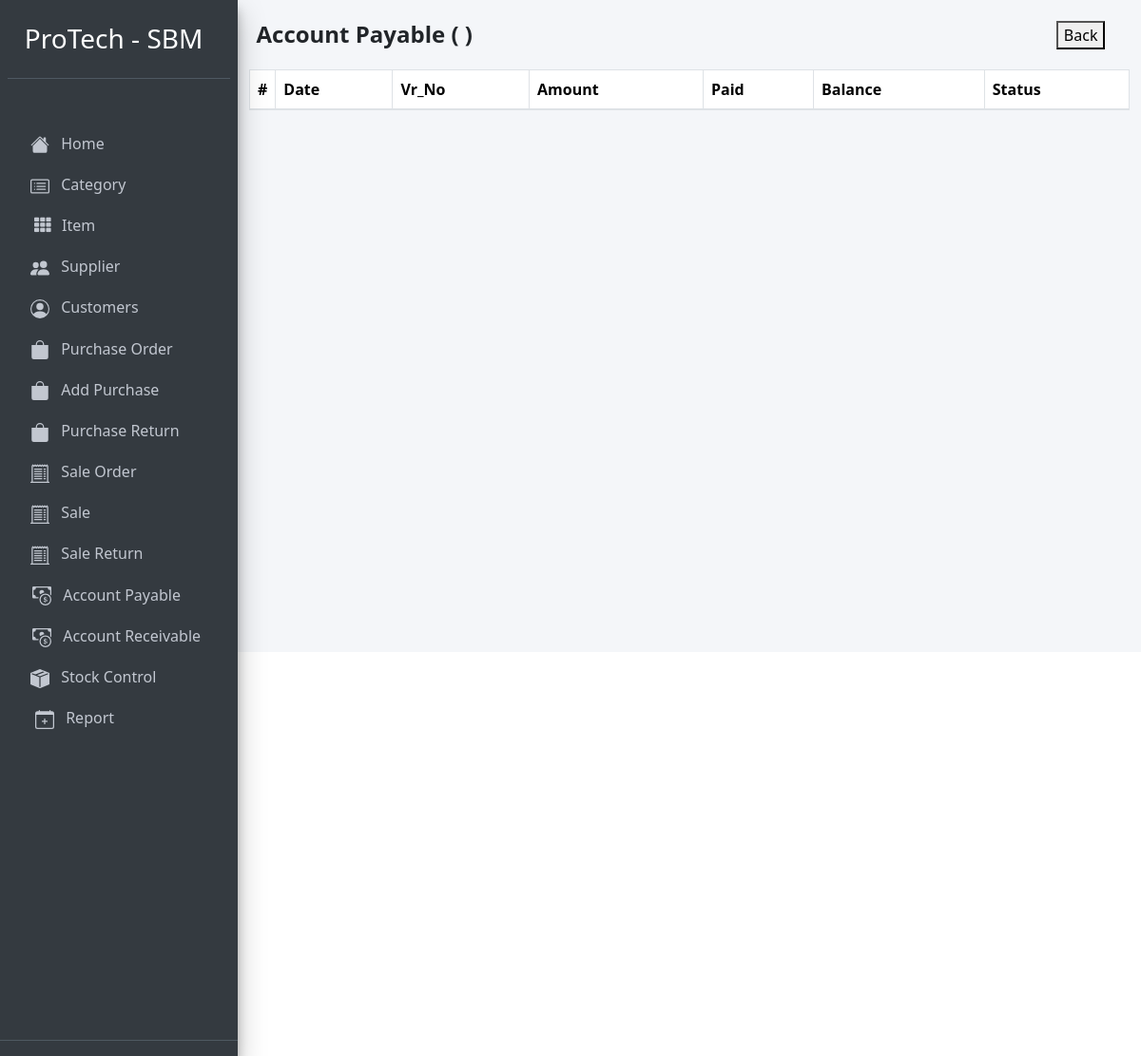
Before: /account_payable_detail.php?supplier_id=4004 with the older database file.
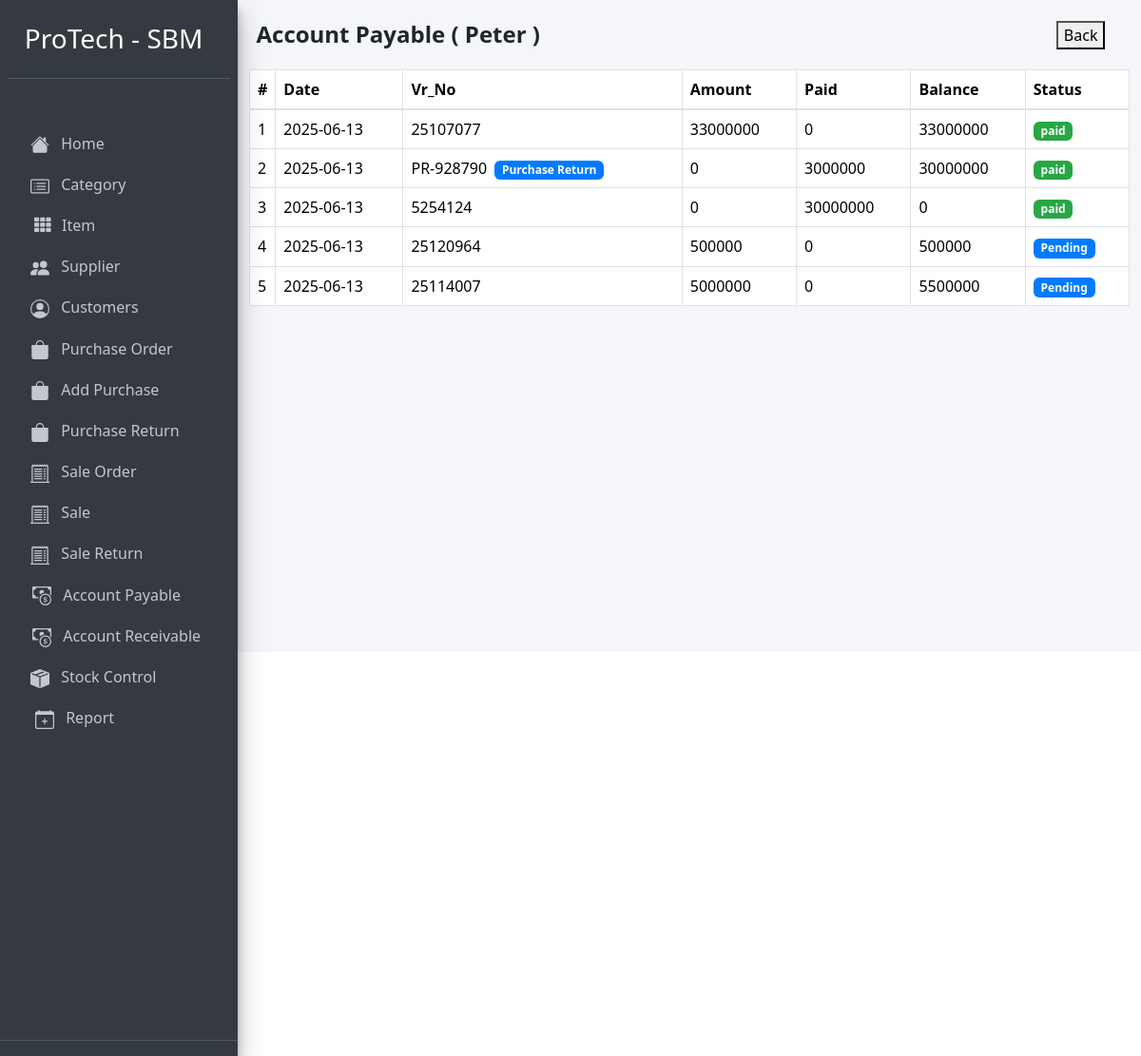
After: the same page with the newer database file.
### tables this page shows
CREATE TABLE `supplier` (
  `id` int(11) NOT NULL,
  `supplier_id` int(11) NOT NULL,
  `supplier_name` varchar(255) NOT NULL,
  `supplier_phone` int(11) NOT NULL,
  `supplier_address` varchar(255) NOT NULL
);

CREATE TABLE `payable` (
  `id` int(11) NOT NULL,
  `date` date NOT NULL,
  `vr_no` varchar(255) NOT NULL,
  `supplier_id` varchar(255) NOT NULL,
  `amount` int(11) NOT NULL,
  `paid` int(11) NOT NULL,
  `balance` int(11) NOT NULL,
  `purchase_id` int(11) NOT NULL,
  `asc_id` int(11) NOT NULL,
  `group_id` int(11) NOT NULL,
  `status` varchar(20) NOT NULL
);

### account_payable_detail.php (the view, shortened to what this page needs)
<?php
require '../Config/config.php';
  ?>
  <?php include 'header.php'; ?>
<?php
    $supplier_id = $_GET['supplier_id'];
    $payaplestmt = $pdo->prepare("SELECT * FROM payable WHERE supplier_id='$supplier_id' ORDER BY asc_id");
    $payaplestmt->execute();
    $payapledata = $payaplestmt->fetchAll();
    $supplierIdstmt = $pdo->prepare("SELECT * FROM supplier WHERE supplier_id='$supplier_id'");
    $supplierIdstmt->execute();
    $supplierIdResult = $supplierIdstmt->fetch(PDO::FETCH_ASSOC);
 ?>
<div class="container">
  <div class="d-flex" style="margin-top:-17px;">
    <h4 class="col-11"><b>Account Payable ( <?php echo $supplierIdResult['supplier_name']; ?> )</b></h4>
    <a href="account_payable.php"><button class="">Back</button></a>
  </div>
  <div class="" style="margin-top:-10px;">
    <table class="table table-bordered mt-4 table-hover">
      <thead>
        <tr>
          <th style="width: 10px">#</th>
          <th>Date</th>
          <th>Vr_No</th>
          <th>Amount</th>
          <th>Paid</th>
          <th>Balance</th>
          <th>Status</th>
        </tr>
      </thead>
      <tbody>
        <?php
          if ($payapledata) {
            $id = 1;
            foreach ($payapledata as $value) {
         ?>
        <tr data-bs-toggle="modal" data-bs-target="#myModal<?php echo $value['id']; ?>">
          <td><?php echo $id; ?></td>
          <td><?php echo $value['date'];?></td>
          <td><?php if(str_contains($value['vr_no'], "PR")){ echo $value['vr_no']; ?><span class="badge badge-primary ms-2">Purchase Return</span><?php }else{ echo $value['vr_no']; } ?></td>
          <td><?php echo $value['amount'];?></td>
          <td><?php echo $value['paid'];?></td>
          <td><?php echo $value['balance'];?></td>
          <td><span class="badge <?php if($value['status'] == 'paid'){ echo "badge-success"; }else{ echo "badge-primary"; } ?>"><?php echo $value['status'];?></span></td>
        </tr>
        <?php
          $id++;
            }
          }
         ?>
      </tbody>
    </table>
  </div>
</div>

### header.php (shortened to what this page needs)
<!DOCTYPE html>
<html lang="en">
<head>
  <link href="bootstrap-4.0.0-dist/css/bootstrap.css" rel="stylesheet">
  <link rel="stylesheet" href="plugins/fontawesome-free/css/all.min.css">
  <link rel="stylesheet" href="dist/css/adminlte.min.css">
  <link href="https://cdn.jsdelivr.net/npm/bootstrap@5.3.3/dist/css/bootstrap.min.css" rel="stylesheet">
</head>
<body class="hold-transition sidebar-mini">
<div class="wrapper">
  <aside class="main-sidebar sidebar-dark-primary elevation-4">
    <div class="sidebar">
      <div class="user-panel mt-3 pb-3 mb-3 d-flex">
        <div class="image d-flex">
          <h3 style="color:white; margin-left:5px;" class="mt-2">ProTech - SBM</h3>
        </div>
        <div class="info">
        </div>
      </div>
      <nav class="mt-5">
        <ul class="nav nav-pills nav-sidebar flex-column" data-widget="treeview" role="menu" data-accordion="false">
              <li class="nav-item">
                 <a href="index.php" class="nav-link">
                 <p style="margin-left:8px;">
                   Home
                 </p>
               </a>
              </li>
              <li class="nav-item">
                 <a href="category.php" class="nav-link">
                 <p style="margin-left:8px;">
                   Category
                 </p>
               </a>
              </li>
            <li class="nav-item">
               <a href="item.php" class="nav-link">
                 <i class="nav-icon fas fa-th  ms-2"></i>
                 <p>
                   Item
                 </p>
               </a>
             </li>
             <li class="nav-item">
               <a href="supplier.php" class="nav-link">
                 <p style="margin-left:8px;">
                   Supplier
                 </p>
               </a>
             </li>
             <li class="nav-item">
               <a href="customer.php" class="nav-link">
                 <p style="margin-left:8px;">
                   Customers
                 </p>
               </a>
             </li>
              <li class="nav-item">
               <a href="purchase_order.php" class="nav-link">
                  <svg xmlns="http://www.w3.org/2000/svg" width="20" height="20" fill="currentColor" class="bi bi-bag-fill ms-2" viewBox="0 0 16 16">
                    <path d="M8 1a2.5 2.5 0 0 1 2.5 2.5V4h-5v-.5A2.5 2.5 0 0 1 8 1m3.5 3v-.5a3.5 3.5 0 1 0-7 0V4H1v10a2 2 0 0 0 2 2h10a2 2 0 0 0 2-2V4z"/>
                  </svg>
                 <p style="margin-left:8px;">
                  Purchase Order
                 </p>
               </a>
             </li>
             <li class="nav-item">
               <a href="purchase.php" class="nav-link">
                  <svg xmlns="http://www.w3.org/2000/svg" width="20" height="20" fill="currentColor" class="bi bi-bag-fill ms-2" viewBox="0 0 16 16">
                    <path d="M8 1a2.5 2.5 0 0 1 2.5 2.5V4h-5v-.5A2.5 2.5 0 0 1 8 1m3.5 3v-.5a3.5 3.5 0 1 0-7 0V4H1v10a2 2 0 0 0 2 2h10a2 2 0 0 0 2-2V4z"/>
                  </svg>
                 <p style="margin-left:8px;">
                  Add Purchase
                 </p>
               </a>
             </li>
              <li class="nav-item">
               <a href="purchase_return.php" class="nav-link">
                  <svg xmlns="http://www.w3.org/2000/svg" width="20" height="20" fill="currentColor" class="bi bi-bag-fill ms-2" viewBox="0 0 16 16">
                    <path d="M8 1a2.5 2.5 0 0 1 2.5 2.5V4h-5v-.5A2.5 2.5 0 0 1 8 1m3.5 3v-.5a3.5 3.5 0 1 0-7 0V4H1v10a2 2 0 0 0 2 2h10a2 2 0 0 0 2-2V4z"/>
                  </svg>
                 <p style="margin-left:8px;">
                  Purchase Return
                 </p>
               </a>
             </li>
              <li class="nav-item">
               <a href="sale.php" class="nav-link">
                 <p style="margin-left:8px;">
                   Sale Order
                 </p>
               </a>
             </li>
             <li class="nav-item">
               <a href="sale.php" class="nav-link">
                 <p style="margin-left:8px;">
                   Sale
                 </p>
               </a>
             </li>
             <li class="nav-item">
               <a href="sale.php" class="nav-link">
                 <p style="margin-left:8px;">
                   Sale Return
                 </p>
               </a>
             </li>
             <li class="nav-item">
               <a href="account_payable.php" class="nav-link">
                 <p style="margin-left:8px;">
                   Account Payable
                 </p>
               </a>
             </li>
             <li class="nav-item">
               <a href="account_receivable.php" class="nav-link">
                 <p style="margin-left:8px;">
                   Account Receivable
                 </p>
               </a>
             </li>
             <li class="nav-item">
               <a href="stock_control.php" class="nav-link">
                 <p style="margin-left:8px;">
                   Stock Control
                 </p>
               </a>
             </li>
             <li class="nav-item">
               <a href="chose_report.php" class="nav-link">
                 <p style="margin-left:8px;">
                  Report
                 </p>
               </a>
             </li>
        </ul>
      </nav>
    </div>
    <div class="user-panel pb-3 mb-3 d-flex" style="margin-top:300px;">
    </div>
  </aside>
  <div class="content-wrapper">
    <div class="content-header">
      <div class="container-fluid">
        <div class="row mb-2">
          <div class="col-sm-6">
          </div>
        </div>
      </div>
    </div>

Changed rows visible on the page:
added supplier: supplier_name "Peter"
added payable: date "2025-06-13", vr_no "25107077", amount "33000000", paid "0", balance "33000000", status "paid"
added payable: date "2025-06-13", vr_no "PR-928790", amount "0", paid "3000000", balance "30000000", status "paid"
added payable: date "2025-06-13", vr_no "5254124", amount "0", paid "30000000", balance "0", status "paid"
added payable: date "2025-06-13", vr_no "25120964", amount "500000", paid "0", balance "500000", status "Pending"
added payable: date "2025-06-13", vr_no "25114007", amount "5000000", paid "0", balance "5500000", status "Pending"
